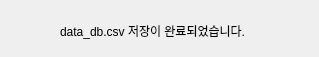
<?xml version="1.0" encoding="UTF-8"?>
<ui version="4.0">
 <class>Form</class>
 <widget class="QWidget" name="Form">
  <property name="geometry">
   <rect>
    <x>0</x>
    <y>0</y>
    <width>319</width>
    <height>57</height>
   </rect>
  </property>
  <property name="acceptDrops">
   <bool>false</bool>
  </property>
  <property name="windowTitle">
   <string>CSV_Saved</string>
  </property>
  <widget class="QLabel" name="label">
   <property name="geometry">
    <rect>
     <x>60</x>
     <y>20</y>
     <width>211</width>
     <height>21</height>
    </rect>
   </property>
   <property name="text">
    <string>data_db.csv 저장이 완료되었습니다.</string>
   </property>
  </widget>
 </widget>
 <resources/>
 <connections/>
</ui>
